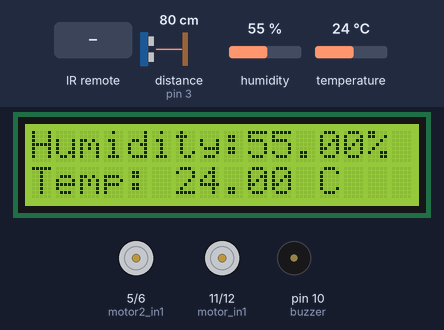
Recording of a sketch running on a simulated Arduino Uno, built with avr-gcc and run on an emulated ATmega328P. On the bench: 16×2 character LCD, motor-driver pin pairs drawn as motors (green arrow = first pin HIGH = forward, orange = second pin HIGH = backward, longer = more drive), buzzer (waves = sounding, pin HIGH). Wiring (inferred from the names in the program): ultrasonic range finder: trigger pin 2; echo pin 3. The test bench sets the inputs (shaded band); at power-on: distance to the obstacle (sensor on pin 3) 80 cm, humidity 55 %, temperature 24 °C. The echo pulse lasts 58.3 µs per cm; pins used as bus, display or sensor lines are not drawn; what the sketch prints to the serial monitor is not drawn.

Above: at 1.2 s.
1.3 s: distance to the obstacle (sensor on pin 3) set to 12 cm
2.9 s: distance to the obstacle (sensor on pin 3) set to 9 cm
At 3.7 s:
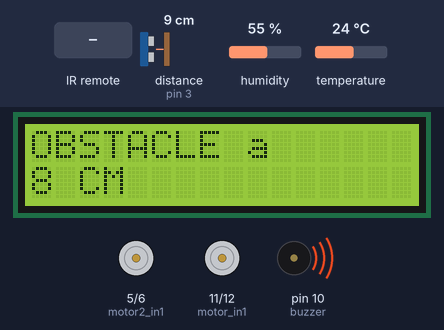
6.1 s: infrared code 0xB946FF00 received
At 7.2 s:
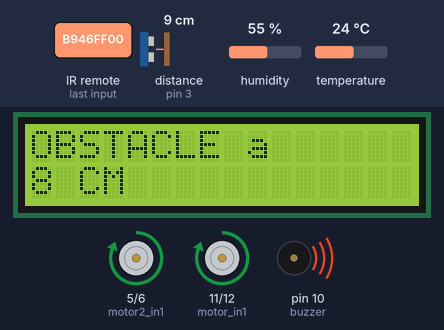
8.9 s: distance to the obstacle (sensor on pin 3) set to 18 cm
At 9.7 s:
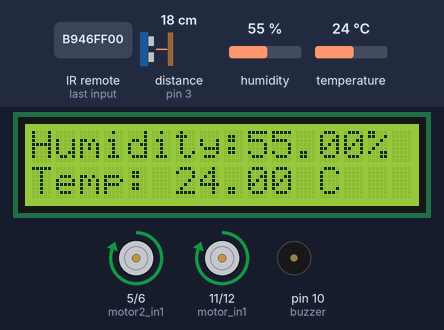
15.2 s: infrared code 0xEA15FF00 received
At 15.9 s:
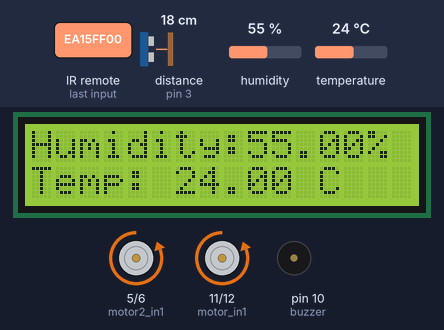
19.9 s: infrared code 0xBC43FF00 received
At 21.5 s:
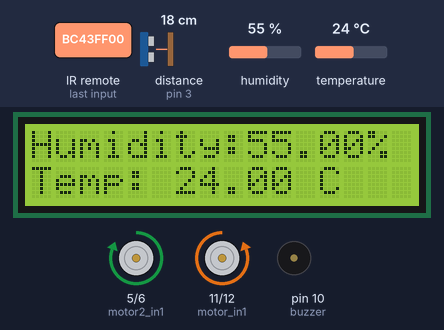
Timing chart, 0 to 24.8 s (numbered marks = the images above; inputs shaded):
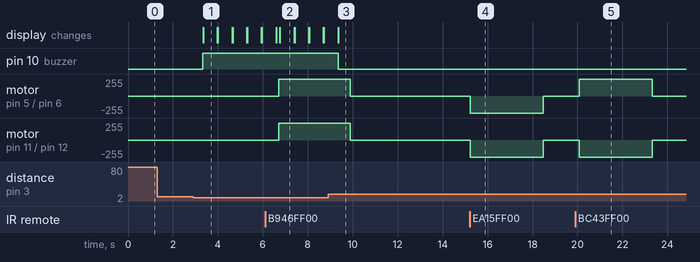

Measured:
- the behaviour switches between 11 and 10 cm on distance to the obstacle (sensor on pin 3) (found by bisection; images 0 and 1)
- after the input at 1.3 s, every drawn part: stays the same
- after the input at 2.9 s, pin 10 (buzzer): LOW → HIGH after 0.43 s; the display: changes after 0.45 s (image 1)
- after the input at 6.1 s, motor on pin 5 (motor2_in1) / pin 6 (motor2_in2), motor on pin 11 (motor_in1) / pin 12 (motor_in2): stopped → forward 255/255 after 0.61 s
- after the input at 8.9 s, pin 10 (buzzer): HIGH → LOW after 0.46 s
- after the input at 15.2 s, motor on pin 5 (motor2_in1) / pin 6 (motor2_in2), motor on pin 11 (motor_in1) / pin 12 (motor_in2): stopped → backward 255/255 at once, → stopped 3.2 s later
- after the input at 19.9 s, motor on pin 5 (motor2_in1) / pin 6 (motor2_in2): stopped → forward 255/255 after 0.19 s, → stopped 3.2 s later; motor on pin 11 (motor_in1) / pin 12 (motor_in2): stopped → backward 255/255 after 0.19 s, → stopped 3.2 s later
- what the display in image 1 shows lasts 0.7 s, from 3.3 s to 4.0 s

The sketch:

Robot.ino
```cpp
#include <IRremote.hpp>
#include "DHT.h"
#include <Wire.h>
#include <LiquidCrystal_I2C.h>
#define IR_RECEIVE_PIN 9
#define buzzer 10
#define DHTPIN 13 // Digital pin connected to the DHT sensor 13
#define DHTTYPE DHT22 // DHT 22 (AM2302), AM2321

const unsigned long checkInterval = 3000;
unsigned long time_mouv;
unsigned long diff_time;
const int trigPin = 2;  // Pin connecté au trig du capteur
const int echoPin = 3;

//motor 1
int motor_value;
int motor_in1 = 11;
int motor_in2 = 12;
//motor 2
int motor2_in1 = 5;
int motor2_in2 = 6;
LiquidCrystal_I2C lcd(0x27,16,2);
DHT dht(DHTPIN, DHTTYPE);

void donnees_env(){
  float h = dht.readHumidity();
  float t = dht.readTemperature();
  lcd.clear();
  lcd.setCursor(0,0);
  lcd.print("Humidity:");
  lcd.setCursor(9,0);
  lcd.print(h);
  lcd.print("%");
  lcd.setCursor(0,1);
  lcd.print("Temp: ");
  lcd.print(t);
  lcd.print(" C");
}
void alertDanger(){
  pinMode(trigPin, OUTPUT);
  pinMode(echoPin, INPUT);
  digitalWrite(trigPin, LOW);
  delayMicroseconds(2);

  digitalWrite(trigPin, HIGH);// Envoyer une impulsion de 10µs sur la pin trig pour démarrer la mesure
  delayMicroseconds(10);
  digitalWrite(trigPin, LOW);

  // Lire le temps d'impulsion sur la pin echo
  long duration = pulseIn(echoPin, HIGH);
  long distance = duration*0.034/2;
  if (distance < 10){
    digitalWrite(buzzer, HIGH);
    lcd.clear();
    lcd.setCursor(0,0);
    lcd.print("OBSTACLE a");
    lcd.setCursor(0,1);
    lcd.print(distance);
    lcd.print(" CM");
    delay(100);
   }else{
    digitalWrite(buzzer, LOW);
   }
}

void setup() {
  // put your setup code here, to run once:
  Serial.begin(9600);
  lcd.init();
  lcd.backlight();
  dht.begin();
  //pinMode(motor_en, OUTPUT);
  pinMode( motor_in1, OUTPUT);
  pinMode(motor_in2, OUTPUT);

  //pinMode(motor2_en, OUTPUT);
  pinMode( motor2_in1, OUTPUT);
  pinMode(motor2_in2, OUTPUT);

  pinMode(buzzer, OUTPUT);
  digitalWrite(motor_in1, LOW);
  digitalWrite(motor_in2, LOW);

  digitalWrite(motor2_in1, LOW);
  digitalWrite(motor2_in2, LOW);

  Serial.begin(9600); // Établir la communication série
  Serial.println("Initialisation du récepteur IR...");

  IrReceiver.begin(IR_RECEIVE_PIN, ENABLE_LED_FEEDBACK);
  Serial.println("Récepteur IR démarré avec succès.");
 }
 void loop(){
  donnees_env();
  alertDanger();
  if (IrReceiver.decode()) {
    Serial.println("Signal IR reçu !");

    // Vérifier si les données reçues sont valides
    if (IrReceiver.decodedIRData.decodedRawData != 0) {
      Serial.print("Données brutes reçues : ");
      Serial.println(IrReceiver.decodedIRData.decodedRawData, HEX); // Affiche les données brutes
      if (IrReceiver.decodedIRData.decodedRawData == 0xB946FF00){ //avant
        time_mouv = millis();
        avancer();
      }else if(IrReceiver.decodedIRData.decodedRawData == 0xEA15FF00){ //arriere
        time_mouv = millis();
        reculer();
      }else if (IrReceiver.decodedIRData.decodedRawData == 0xBC43FF00){ //droite
        time_mouv = millis();
        right();
      }else if (IrReceiver.decodedIRData.decodedRawData == 0xBB44FF00){ //gauche
        time_mouv = millis();
        left();
      }else if (IrReceiver.decodedIRData.decodedRawData == 0xBF40FF00){ //arret
        stopMotor();
      }
    } else {
      Serial.println("Erreur : Données IR reçues mais non valides.");
    }
    IrReceiver.resume(); // Permet la réception de la prochaine valeur
  } else {
    // Afficher un message d'attente pour la réception
    if (diff_time > checkInterval){
      stopMotor();
    }
    //stopMotor();
    delay(500); // Ajouter un délai pour éviter une surcharge de la sortie série
  }
   diff_time=millis() - time_mouv;
 }
void avancer() {
    digitalWrite(motor_in1, HIGH);
    digitalWrite(motor_in2, LOW);
    digitalWrite(motor2_in1, HIGH);
    digitalWrite(motor2_in2, LOW);
  }
void reculer() {
    digitalWrite(motor_in1, LOW);
    digitalWrite(motor_in2, HIGH);
    digitalWrite(motor2_in1, LOW);
    digitalWrite(motor2_in2, HIGH);
    }
void right() {
    digitalWrite(motor_in1, LOW);
    digitalWrite(motor_in2, HIGH);
    digitalWrite(motor2_in1, HIGH);
    digitalWrite(motor2_in2, LOW);
    }
void left() {
    digitalWrite(motor_in1, HIGH);
    digitalWrite(motor_in2, LOW);
    digitalWrite(motor2_in1, LOW);
    digitalWrite(motor2_in2, HIGH);
      }
void stopMotor() {
    digitalWrite(motor_in1, LOW);
    digitalWrite(motor_in2, LOW);
    digitalWrite(motor2_in1, LOW);
    digitalWrite(motor2_in2, LOW);
    }
```
